Frame 1 (no input): blank canvas, image omitted
Frame 60 (the mouse pressed at the canvas centre just before this capture): blank canvas, image omitted
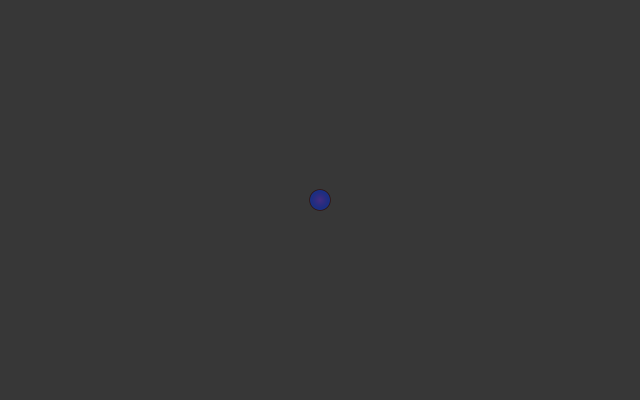
Frame 120 (the mouse held since frame 60 and released just before this capture)

The Processing sketch whose frames 1 and 60 were blank and that drew this single picture after the mouse press (run headless with seeded random() and noise(); from frame 60 on, the mouse is pressed at the canvas centre):

// Processing sketch: CenterOfMass
// ── CenterOfMass.pde
ArrayList<Pnt> points;
float xMoment = 0;
float yMoment = 0;
float totMass = 0;

void setup(){
  size(640, 400);
  
  points = new ArrayList<Pnt>();
  colorMode(HSB);
  //points.add(new Pnt(new PVector(width/2, height/2)));
}


void draw(){
  background(55);
  translate(width/2, height/2);
  
  
  float x = 0;
  float y = 0;
  beginShape();
  for (int i = points.size()-1; i >= 0; i--){
      Pnt pnt = points.get(i);
      
      vertex(pnt.pos.x, pnt.pos.y);
      pnt.display();
      fill(100,255,255,50);
      xMoment += pnt.getXMoment();
      yMoment += pnt.getYMoment();
      totMass += pnt.mass;
      x = yMoment/totMass;
      y = xMoment/totMass;
  }
  endShape();
  
  if (points.size()-1 >=0){
    noStroke();
    fill(155,255,255,127);
    ellipse(x,y, 20, 20);
    println("Center of Mass: (", x, y ,")");
  }
  xMoment = 0;
  yMoment =0;
  totMass =0;
  
  
  }
  
void mousePressed(){
  points.add(new Pnt(new PVector(mouseX-width/2, mouseY-height/2)));
  
}
// ── point.pde
class Pnt{
   PVector pos;
   float mass;

  Pnt(PVector origin){
    pos = origin.copy();
    mass = int(random(1,10));
    
  }
  
  void display(){
    float lvl = map(mass, 1,10,255,55);
    
    for(int i = 50; i >= 0; i -= 5){
    fill(255,255,lvl-i*2,172);
    ellipse(pos.x, pos.y, lvl*i*.003,lvl*i*.003);
    }
  }
  
  float getXMoment(){
    return pos.y * mass;
  }
  
  float getYMoment(){
    return pos.x * mass;
  }













}
